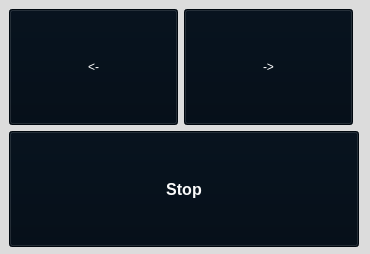
<?xml version="1.0" encoding="UTF-8"?>
<ui version="4.0">
 <class>TLSimulator</class>
 <widget class="QWidget" name="TLSimulator">
  <property name="windowModality">
   <enum>Qt::NonModal</enum>
  </property>
  <property name="enabled">
   <bool>true</bool>
  </property>
  <property name="geometry">
   <rect>
    <x>0</x>
    <y>0</y>
    <width>370</width>
    <height>254</height>
   </rect>
  </property>
  <property name="windowTitle">
   <string>Traffic Light Simulator</string>
  </property>
  <property name="windowIcon">
   <iconset>
    <normaloff>../icon/icon7.png</normaloff>../icon/icon7.png</iconset>
  </property>
  <property name="styleSheet">
   <string notr="true">QPushButton:enabled{
background-color:rgb(0,10,20);
}
QPushButton:disabled{
background-color:rgb(0,10,20);
}
QWidget{
	background-color: rgb(220,220,220);
}
</string>
  </property>
  <widget class="QWidget" name="gridLayoutWidget_3">
   <property name="geometry">
    <rect>
     <x>9</x>
     <y>9</y>
     <width>350</width>
     <height>238</height>
    </rect>
   </property>
   <layout class="QGridLayout" name="gridLayout">
    <item row="0" column="1">
     <widget class="QPushButton" name="right">
      <property name="sizePolicy">
       <sizepolicy hsizetype="Expanding" vsizetype="Expanding">
        <horstretch>0</horstretch>
        <verstretch>1</verstretch>
       </sizepolicy>
      </property>
      <property name="styleSheet">
       <string notr="true">color: rgb(255, 255, 255);</string>
      </property>
      <property name="text">
       <string>-&gt;</string>
      </property>
      <property name="iconSize">
       <size>
        <width>100</width>
        <height>50</height>
       </size>
      </property>
     </widget>
    </item>
    <item row="1" column="0" colspan="3">
     <widget class="QPushButton" name="stop_button">
      <property name="sizePolicy">
       <sizepolicy hsizetype="Expanding" vsizetype="Expanding">
        <horstretch>0</horstretch>
        <verstretch>1</verstretch>
       </sizepolicy>
      </property>
      <property name="minimumSize">
       <size>
        <width>0</width>
        <height>50</height>
       </size>
      </property>
      <property name="font">
       <font>
        <pointsize>12</pointsize>
        <weight>75</weight>
        <bold>true</bold>
       </font>
      </property>
      <property name="styleSheet">
       <string notr="true">color: rgb(250,250,250);</string>
      </property>
      <property name="text">
       <string>Stop</string>
      </property>
     </widget>
    </item>
    <item row="0" column="0">
     <widget class="QPushButton" name="left">
      <property name="enabled">
       <bool>true</bool>
      </property>
      <property name="sizePolicy">
       <sizepolicy hsizetype="Expanding" vsizetype="Expanding">
        <horstretch>0</horstretch>
        <verstretch>1</verstretch>
       </sizepolicy>
      </property>
      <property name="styleSheet">
       <string notr="true">color: rgb(255, 255, 255);</string>
      </property>
      <property name="text">
       <string>&lt;-</string>
      </property>
      <property name="iconSize">
       <size>
        <width>100</width>
        <height>50</height>
       </size>
      </property>
      <property name="checkable">
       <bool>false</bool>
      </property>
      <property name="autoRepeat">
       <bool>false</bool>
      </property>
      <property name="autoExclusive">
       <bool>false</bool>
      </property>
      <property name="autoDefault">
       <bool>false</bool>
      </property>
      <property name="default">
       <bool>false</bool>
      </property>
      <property name="flat">
       <bool>false</bool>
      </property>
     </widget>
    </item>
   </layout>
  </widget>
 </widget>
 <resources/>
 <connections/>
</ui>
